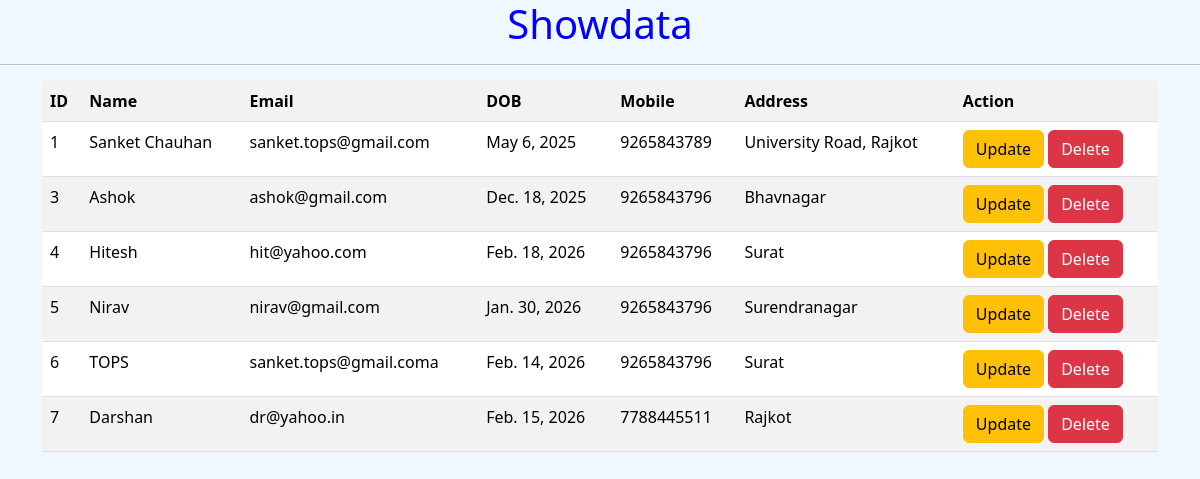
/showdata/, run on an earlier commit of the app's database.
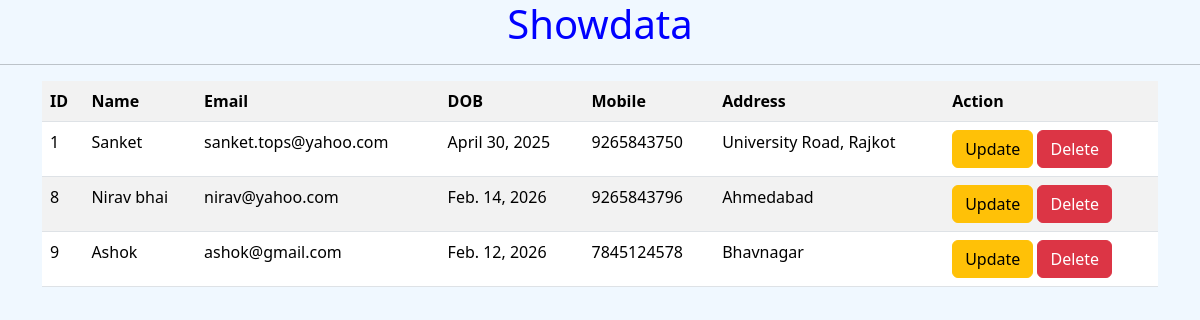
And on a later commit of the database.
### dbapp/models.py (models this page shows)
class studinfo(models.Model):
    name=models.CharField(max_length=20)
    email=models.EmailField()
    dob=models.DateField()
    mobile=models.BigIntegerField()
    address=models.TextField()

### dbapp/views.py (the view)
# urls.py: path('showdata/',views.showdata,name='showdata'),
def showdata(request):
    stdata=studinfo.objects.all()
    return render(request,'showdata.html',{'stdata':stdata})

### dbapp/templates/showdata.html (shortened to what this page needs)
<!DOCTYPE html>
<html lang="en">
<head>
    <link href="https://cdn.jsdelivr.net/npm/bootstrap@5.3.8/dist/css/bootstrap.min.css" rel="stylesheet"
>
</head>
<body style="background-color: aliceblue;">
    <h1 style="text-align: center;color: blue;">Showdata</h1>
    <hr>
    <div class="container">
        <table class="table table-striped">
            <tr>
                <th>ID</th>
                <th>Name</th>
                <th>Email</th>
                <th>DOB</th>
                <th>Mobile</th>
                <th>Address</th>
                <th>Action</th>
            </tr>
            {% for i in stdata %}
            <tr>
                <td>{{i.id}}</td>
                <td>{{i.name}}</td>
                <td>{{i.email}}</td>
                <td>{{i.dob}}</td>
                <td>{{i.mobile}}</td>
                <td>{{i.address}}</td>
                <td><a class="btn btn-warning" href="/update/{{i.id}}">Update</a>
                    <a class="btn btn-danger" href="/deletedata/{{i.id}}">Delete</a>
                </td>
            </tr>
            {% endfor %}
        </table>
    </div>
</body>
</html>

What changed in the data, as far as the page shows it:
removed studinfo: id "3", name "Ashok", email "ashok@gmail.com", dob "Dec. 18, 2025", mobile "9265843796", address "Bhavnagar"
removed studinfo: id "4", name "Hitesh", email "hit@yahoo.com", dob "Feb. 18, 2026", mobile "9265843796", address "Surat"
removed studinfo: id "5", name "Nirav", email "nirav@gmail.com", dob "Jan. 30, 2026", mobile "9265843796", address "Surendranagar"
removed studinfo: id "6", name "TOPS", email "sanket.tops@gmail.coma", dob "Feb. 14, 2026", mobile "9265843796", address "Surat"
removed studinfo: id "7", name "Darshan", email "dr@yahoo.in", dob "Feb. 15, 2026", mobile "7788445511", address "Rajkot"
changed studinfo "University Road, Rajkot": name "Sanket Chauhan" → "Sanket"; email "sanket.tops@gmail.com" → "sanket.tops@yahoo.com"; dob "May 6, 2025" → "April 30, 2025"; mobile "9265843789" → "9265843750"
added studinfo: id "8", name "Nirav bhai", email "nirav@yahoo.com", dob "Feb. 14, 2026", mobile "9265843796", address "Ahmedabad"
added studinfo: id "9", name "Ashok", email "ashok@gmail.com", dob "Feb. 12, 2026", mobile "7845124578", address "Bhavnagar"
